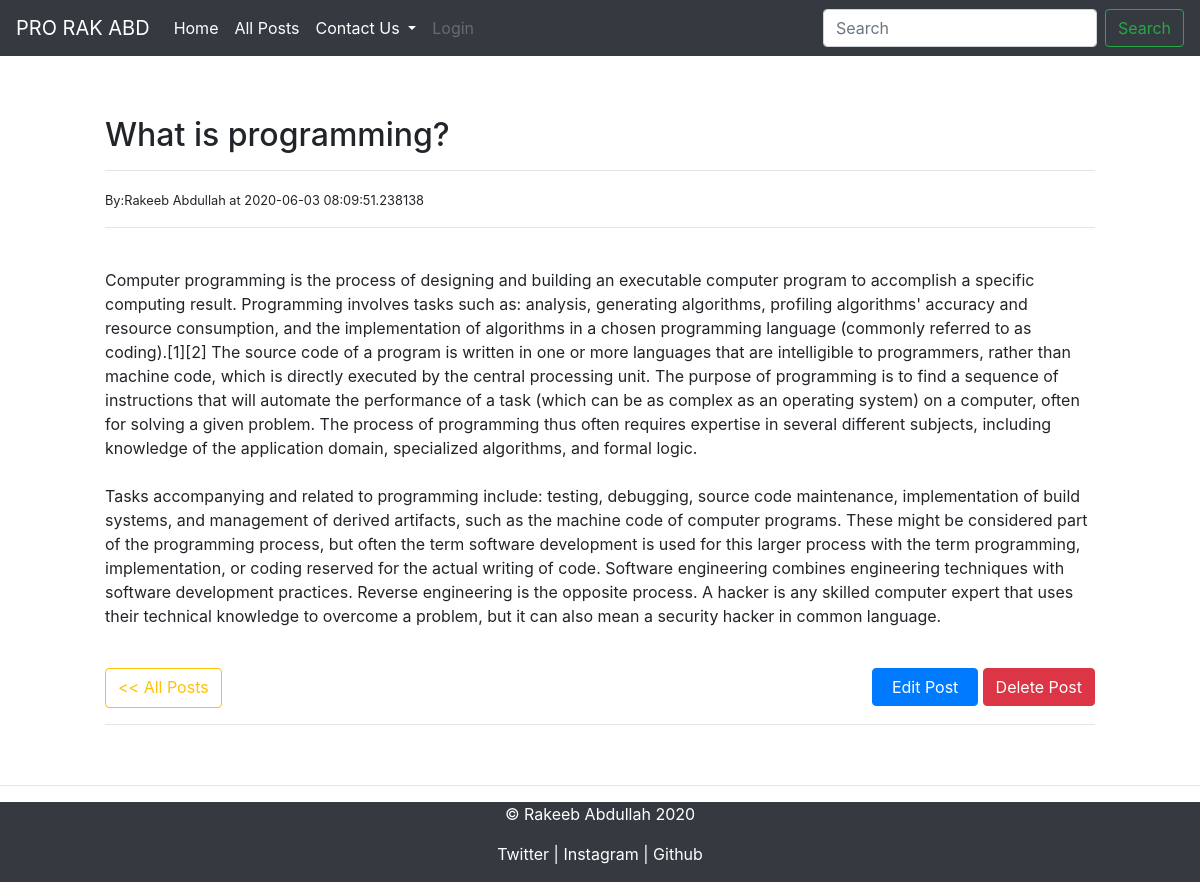
The page /posts/read_more/5 on the database its author committed.
### app.py (models this page shows, shortened)
class BlogPost(db.Model):
    id = db.Column(db.Integer, primary_key=True)
    title = db.Column(db.String(100), nullable=False)
    content = db.Column(db.Text, nullable=False)
    author = db.Column(db.String(20), nullable=False, default='N/A')
    date_posted = db.Column(db.DateTime, nullable=False,
                            default=datetime.utcnow)

### app.py (the view)
@app.route('/posts/read_more/<int:id>')
def read_more(id):
    post = BlogPost.query.get_or_404(id)
    return render_template('read_more.html',post=post)

### templates/read_more.html (shortened to what this page needs)
{% extends 'base.html' %}
{% block head %}
<link rel="stylesheet" href="{{ url_for('static',filename='css/posts.css') }}">
{% endblock %}
{% block body %}
<div class="detailed-post">
    <h2>{{ post.title }}</h2>
    <hr>
    {% if post.author %}
    <small>By:{{ post.author }} at {{ post.date_posted }}</small>
    {% else %}
    <small>By:N/A at {{ post.date_posted }}</small>
    {% endif %}
    <hr>
    <br>
    <p style="white-space:pre-wrap">{{ post.content }}</p>
    <br>
    <div style="display: flex; justify-content:space-between;">
        <a href="/posts" class="btn btn-outline-warning"> << All Posts </a>
        <div style="margin-left: 10px;">
            <a href="/posts/edit/{{post.id}}" class="btn btn-primary" style="margin-bottom: 2px; width: 105.95px;">Edit Post</a>
            <a href="/posts/delete/{{post.id}}" class="btn btn-danger" style="margin-bottom: 2px;">Delete Post</a>
        </div>
    </div>
    <hr>
</div>
{% endblock %}

### static/css/posts.css (style rules this page uses)
.detailed-post { margin: 60px; }

### rows shown on the page
BlogPost: title "What is programming?", author "Rakeeb Abdullah", date_posted "2020-06-03 08:09:51.238138", content "Computer programming is the process of designing and building an executable computer program to accomplish a specific computing result. Programming involves tasks such as: analysis, generating algorithms, profiling algorithms' accuracy and resource consumption, and the implementation of algorithms in a chosen programming language (commonly referred to as coding).[1][2] The source code of a program is written in one or more languages that are intelligible to programmers, rather than machine code, which is directly executed by the central processing unit. The purpose of programming is to find a sequence of instructions that will automate the performance of a task (which can be as complex as…"
